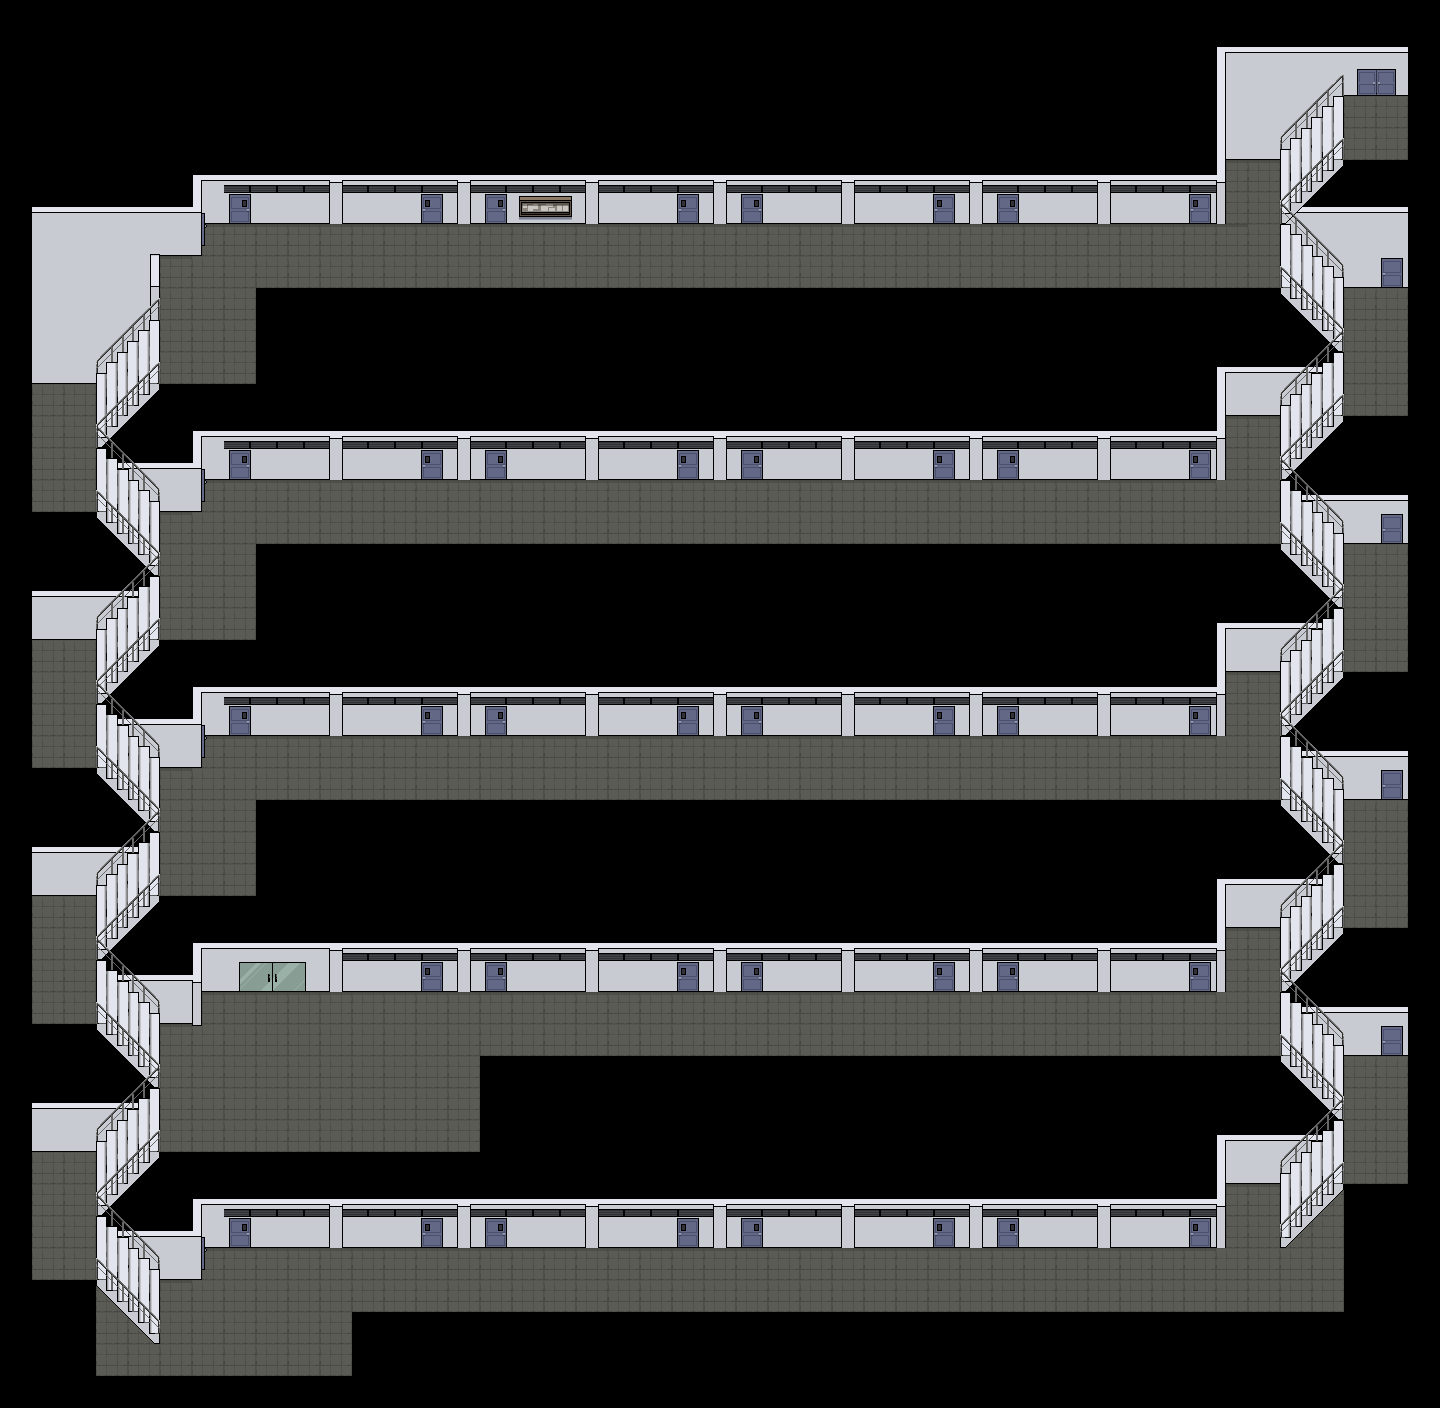

A level layout from a 2D game, rendered from its tile map. Below: a short description, then the map file with tile-grid data replaced by summaries:
An orthogonal 45x44 tile map with 32x32 px tiles, 14 tile layers (Flooring, 5th floor, 5th flr side, 4th floor, ...), 3 tilesets and 342 objects (10x 8, 5x 1, 5x 2, 5x 3, 5x 4, ...).

<map version="1.10" tiledversion="1.11.2" orientation="orthogonal" renderorder="right-down" width="45" height="44" tilewidth="32" tileheight="32" infinite="0" nextlayerid="32" nextobjectid="501">
 <tileset firstgid="1" source="hallway.tsx" />
 <tileset firstgid="157" source="test.tsx" />
 <tileset firstgid="158" source="map.tsx" />
 <group id="15" name="OB">
  <layer id="30" name="Flooring" width="45" height="44">
   <data>[1980 cells, 1980 non-empty, 1 distinct tile ids]</data>
  </layer>
  <layer id="7" name="5th floor" width="45" height="44">
   <data>[1980 cells, 202 non-empty, 19 distinct tile ids]</data>
  </layer>
  <layer id="12" name="5th flr side" width="45" height="44">
   <data>[1980 cells, 11 non-empty, 9 distinct tile ids]</data>
  </layer>
  <layer id="11" name="4th floor" width="45" height="44">
   <data>[1980 cells, 162 non-empty, 15 distinct tile ids]</data>
  </layer>
  <layer id="10" name="4th flr side" width="45" height="44">
   <data>[1980 cells, 18 non-empty, 8 distinct tile ids]</data>
  </layer>
  <layer id="9" name="3rd floor" width="45" height="44">
   <data>[1980 cells, 162 non-empty, 15 distinct tile ids]</data>
  </layer>
  <layer id="8" name="3rd flr side" width="45" height="44">
   <data>[1980 cells, 18 non-empty, 8 distinct tile ids]</data>
  </layer>
  <layer id="5" name="2nd floor" width="45" height="44">
   <data>[1980 cells, 183 non-empty, 23 distinct tile ids]</data>
  </layer>
  <layer id="6" name="2nd flr side" width="45" height="44">
   <data>[1980 cells, 19 non-empty, 7 distinct tile ids]</data>
  </layer>
  <layer id="1" name="1st floor" width="45" height="44">
   <data>[1980 cells, 163 non-empty, 13 distinct tile ids]</data>
  </layer>
  <layer id="3" name="1st flr side" width="45" height="44">
   <data>[1980 cells, 18 non-empty, 8 distinct tile ids]</data>
  </layer>
  <layer id="4" name="stairs" width="45" height="44">
   <data>[1980 cells, 204 non-empty, 9 distinct tile ids]</data>
  </layer>
  <layer id="14" name="rail upper" width="45" height="44">
   <data>[1980 cells, 70 non-empty, 6 distinct tile ids]</data>
  </layer>
  <layer id="13" name="rail lower" width="45" height="44">
   <data>[1980 cells, 70 non-empty, 6 distinct tile ids]</data>
  </layer>
  <group id="18" name="Popups">
   <objectgroup id="25" name="1st">
    <object id="170" name="1" gid="157" x="224" y="1256" width="32" height="32" />
    <object id="176" name="2" gid="157" x="256" y="1256" width="32" height="32" />
    <object id="182" name="3" gid="157" x="288" y="1256" width="32" height="32" />
    <object id="188" name="4" gid="157" x="320" y="1258" width="32" height="32" />
    <object id="171" name="8" gid="157" x="480" y="1256" width="32" height="32" />
    <object id="173" name="5" gid="157" x="352" y="1256" width="32" height="32" />
    <object id="179" name="6" gid="157" x="384" y="1256" width="32" height="32" />
    <object id="172" name="16" gid="157" x="736" y="1256" width="32" height="32" />
    <object id="174" name="12" gid="157" x="608" y="1256" width="32" height="32" />
    <object id="175" name="20" gid="157" x="864" y="1256" width="32" height="32" />
    <object id="177" name="9" gid="157" x="512" y="1256" width="32" height="32" />
    <object id="191" name="8" gid="157" x="448" y="1257" width="32" height="32" />
    <object id="178" name="17" gid="157" x="768" y="1256" width="32" height="32" />
    <object id="180" name="13" gid="157" x="640" y="1256" width="32" height="32" />
    <object id="181" name="21" gid="157" x="896" y="1256" width="32" height="32" />
    <object id="183" name="10" gid="157" x="544" y="1256" width="32" height="32" />
    <object id="184" name="18" gid="157" x="800" y="1256" width="32" height="32" />
    <object id="185" name="7" gid="157" x="416" y="1256" width="32" height="32" />
    <object id="186" name="14" gid="157" x="672" y="1256" width="32" height="32" />
    <object id="187" name="22" gid="157" x="928" y="1256" width="32" height="32" />
    <object id="189" name="11" gid="157" x="576" y="1258" width="32" height="32" />
    <object id="190" name="19" gid="157" x="832" y="1258" width="32" height="32" />
    <object id="192" name="15" gid="157" x="704" y="1258" width="32" height="32" />
    <object id="193" name="24" gid="157" x="992" y="1256" width="32" height="32" />
    <object id="194" name="28" gid="157" x="1120" y="1256" width="32" height="32" />
    <object id="195" name="25" gid="157" x="1024" y="1256" width="32" height="32" />
    <object id="196" name="29" gid="157" x="1152" y="1256" width="32" height="32" />
    <object id="197" name="26" gid="157" x="1056" y="1256" width="32" height="32" />
    <object id="198" name="30" gid="157" x="1184" y="1256" width="32" height="32" />
    <object id="199" name="27" gid="157" x="1088" y="1258" width="32" height="32" />
    <object id="200" name="23" gid="157" x="960" y="1258" width="32" height="32" />
   </objectgroup>
   <objectgroup id="26" name="2nd">
    <object id="201" name="1" gid="157" x="224" y="1000" width="32" height="32" />
    <object id="202" name="2" gid="157" x="256" y="1000" width="32" height="32" />
    <object id="203" name="3" gid="157" x="288" y="1000" width="32" height="32" />
    <object id="204" name="4" gid="157" x="320" y="1002" width="32" height="32" />
    <object id="205" name="8" gid="157" x="480" y="1000" width="32" height="32" />
    <object id="206" name="5" gid="157" x="352" y="1000" width="32" height="32" />
    <object id="207" name="6" gid="157" x="384" y="1000" width="32" height="32" />
    <object id="208" name="16" gid="157" x="736" y="1000" width="32" height="32" />
    <object id="209" name="12" gid="157" x="608" y="1000" width="32" height="32" />
    <object id="210" name="20" gid="157" x="864" y="1000" width="32" height="32" />
    <object id="211" name="9" gid="157" x="512" y="1000" width="32" height="32" />
    <object id="212" name="8" gid="157" x="448" y="1001" width="32" height="32" />
    <object id="213" name="17" gid="157" x="768" y="1000" width="32" height="32" />
    <object id="214" name="13" gid="157" x="640" y="1000" width="32" height="32" />
    <object id="215" name="21" gid="157" x="896" y="1000" width="32" height="32" />
    <object id="216" name="10" gid="157" x="544" y="1000" width="32" height="32" />
    <object id="217" name="18" gid="157" x="800" y="1000" width="32" height="32" />
    <object id="218" name="7" gid="157" x="416" y="1000" width="32" height="32" />
    <object id="219" name="14" gid="157" x="672" y="1000" width="32" height="32" />
    <object id="220" name="22" gid="157" x="928" y="1000" width="32" height="32" />
    <object id="221" name="11" gid="157" x="576" y="1002" width="32" height="32" />
    <object id="222" name="19" gid="157" x="832" y="1002" width="32" height="32" />
    <object id="223" name="15" gid="157" x="704" y="1002" width="32" height="32" />
    <object id="224" name="24" gid="157" x="992" y="1000" width="32" height="32" />
    </objectgroup>
   <objectgroup id="27" name="3rd">
    <!-- 31 objects omitted --></objectgroup>
   <objectgroup id="28" name="4th">
    <!-- 31 objects omitted --></objectgroup>
   <objectgroup id="29" name="5th">
    <!-- 31 objects omitted --></objectgroup>
  </group>
  <group id="17" name="RoomPortals">
   <objectgroup id="20" name="1st">
    <!-- 9 objects omitted --></objectgroup>
   <objectgroup id="21" name="2nd">
    <!-- 9 objects omitted --></objectgroup>
   <objectgroup id="22" name="3rd">
    <!-- 10 objects omitted --></objectgroup>
   <objectgroup id="23" name="4th">
    <!-- 10 objects omitted --></objectgroup>
   <objectgroup id="24" name="5th">
    <!-- 11 objects omitted --></objectgroup>
  </group>
 </group>
 <objectgroup id="16" name="Collisions">
  <!-- 137 objects omitted --></objectgroup>
 <objectgroup id="31" name="out">
  <!-- 1 objects omitted --></objectgroup>
</map>
<!-- 287 of 342 objects omitted -->
